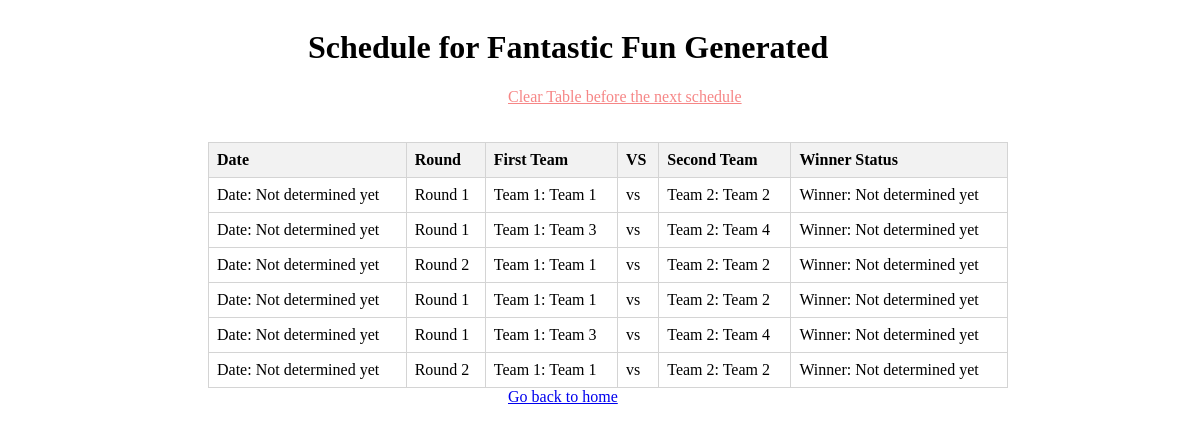
The page /display_schedule/1 on the database its author committed.
### app.py (models this page shows, shortened)
class Tournament(db.Model):
    id = db.Column(db.Integer, primary_key=True)
    tournament_name = db.Column(db.String(200), nullable=False)
    number_of_teams = db.Column(db.Integer, nullable=False)
    start_date = db.Column(db.DateTime)
    end_date = db.Column(db.DateTime)
    teams = db.relationship('Team', backref='tournament', lazy=True)

class Match(db.Model):
    id = db.Column(db.Integer, primary_key=True)
    tournament_id = db.Column(db.Integer, db.ForeignKey('tournament.id'), nullable=False)
    round_number = db.Column(db.Integer, nullable=False)
    team1_id = db.Column(db.Integer, db.ForeignKey('team.id'))
    team2_id = db.Column(db.Integer, db.ForeignKey('team.id'))
    winner_id = db.Column(db.Integer, db.ForeignKey('team.id'))

class Team(db.Model):
    id = db.Column(db.Integer, primary_key=True)
    team_name = db.Column(db.String(200), nullable=False)
    tournament_id = db.Column(db.Integer, db.ForeignKey('tournament.id'), nullable=False)

### app.py (the view)
@app.route('/display_schedule/<int:tournament_id>')
def display_schedule(tournament_id):
    tournament = Tournament.query.get_or_404(tournament_id)
    schedule = Match.query.filter_by(tournament_id=tournament_id).all()
    teams = Team.query.filter_by(tournament_id=tournament_id).order_by(Team.id).all()
    print(f"\nSchedule for Tournament '{tournament.tournament_name}':")
    for match in schedule:
        team1_name = Team.query.get(match.team1_id).team_name if match.team1_id else 'Not determined yet'
        team2_name = Team.query.get(match.team2_id).team_name if match.team2_id else 'Not determined yet'
        winner_name = Team.query.get(match.winner_id).team_name if match.winner_id else 'Not determined yet'
        print(f"Round {match.round_number}: {team1_name} vs {team2_name}, Winner: {winner_name}")
    return render_template('generate_schedule.html', tournament=tournament, schedule=schedule, teams=teams)

### templates/generate_schedule.html (shortened to what this page needs)
{% extends 'base.html' %}
{% block body %}
<div class="content" style="margin-left: 300px;">
  {% if tournament %}
  <h1>Schedule for {{ tournament.tournament_name }} Generated</h1>
  {% else %}
  <p>No tournament data available.</p>
  {% endif %}
</div>
<div class="content" style="margin-left: 500px;">
  <a class="clear-matches-link" href="{{ url_for('clear_matches', tournament_id=tournament.id) }}">Clear Table before the next schedule</a>
</div><br/><br/>
<div class="content" style="margin-left: 200px;">
  <table style="width:800px">
    <tr>
      <th>Date</th>
      <th>Round</th>
      <th>First Team</th>
      <th>VS</th>
      <th>Second Team</th>
      <th>Winner Status</th>
    </tr>
    {% for match in schedule %}
    <tr>
      <td>Date: {{ match.match_date.strftime('%Y-%m-%d') if match.match_date else 'Not determined yet' }}</td>
      <td>Round {{ match.round_number }}</td>
      <td>Team 1: {{ teams[match.team1_id - 1].team_name if match.team1_id and match.team1_id <= teams|length else 'N/A' }}</td>
      <td>vs</td>
      <td>Team 2: {{ teams[match.team2_id - 1].team_name if match.team2_id and match.team2_id <= teams|length else 'N/A' }}</td>
      <td>Winner: {{ teams[match.winner_id - 1].team_name if match.winner_id and match.winner_id <= teams|length else 'Not determined yet' }}</td>
    </tr>
    {% endfor %}
  </table>
</div>
<div class="content" style="margin-left: 500px;">
  <a href="{{ url_for('index') }}">Go back to home</a>
</div>
{% endblock %}

### templates/base.html (shortened to what this page needs)
<!DOCTYPE html>
<html lang="en">
<head>
    <link rel="stylesheet" href="{{ url_for('static', filename = 'css/main.css') }}">
</head>
<body>
    {% block body %}
    {% endblock %}
</body>
</html>

### static/css/main.css (style rules this page uses)
body { justify-content: center; align-items: center; font-family: 'Tahoma'; font-size: medium; }
.content { display: flex; }
table { border-collapse: collapse; width: 100%; }
th, td { border: 1px solid #d4d4d4; text-align: left; padding: 8px; }
th { background-color: #f2f2f2; }

### templates/generate_schedule.html (style rules this page uses)
.clear-matches-link { color: rgb(246, 134, 134); transition: color 0.3s ease; }

### rows shown on the page
Tournament: tournament_name "Fantastic Fun"
Match: match_date "Not determined yet", round_number "1", team1.team_name "Team 1", team2.team_name "Team 2", teams "Not determined yet"
Match: match_date "Not determined yet", round_number "1", team1.team_name "Team 3", team2.team_name "Team 4", teams "Not determined yet"
Match: match_date "Not determined yet", round_number "2", team1.team_name "Team 1", team2.team_name "Team 2", teams "Not determined yet"
Match: match_date "Not determined yet", round_number "1", team1.team_name "Team 1", team2.team_name "Team 2", teams "Not determined yet"
Match: match_date "Not determined yet", round_number "1", team1.team_name "Team 3", team2.team_name "Team 4", teams "Not determined yet"
Match: match_date "Not determined yet", round_number "2", team1.team_name "Team 1", team2.team_name "Team 2", teams "Not determined yet"
